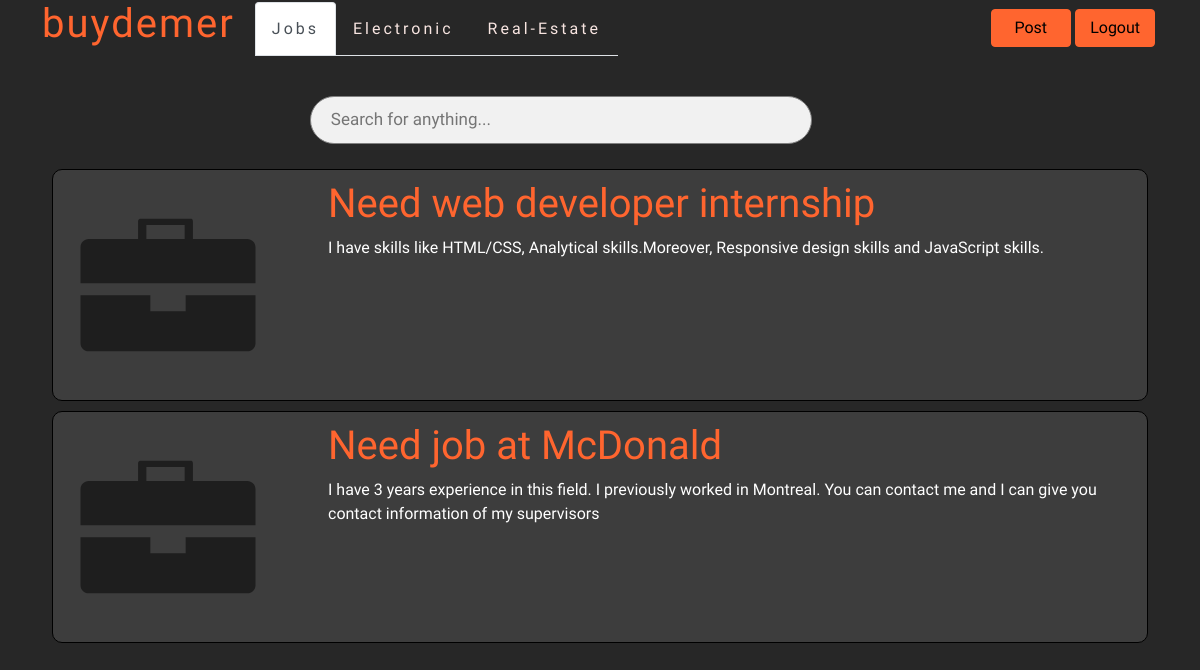
Screenshot of /HTML/joblink.php with the database file from the repository.
### tables this page shows
CREATE TABLE `Jobs` (
  `JobID` int NOT NULL AUTO_INCREMENT,
  `jobname` varchar(255) DEFAULT NULL,
  `city` varchar(255) DEFAULT NULL,
  `state` varchar(255) DEFAULT NULL,
  `country` varchar(255) DEFAULT NULL,
  `salary` varchar(255) DEFAULT NULL,
  `descriptionjob` varchar(5000) DEFAULT NULL,
  `experience` varchar(255) DEFAULT NULL,
  `startingdate` varchar(255) DEFAULT NULL,
  `currentstatus` varchar(255) DEFAULT NULL,
  PRIMARY KEY (`JobID`)
);

### HTML/joblink.php (the view, shortened to what this page needs)
<?php
include 'connection.php';
?>
<html lang="en">
<head>
    <link rel="stylesheet" href="../CSS/main.css">
        <link      href="https://cdn.jsdelivr.net/npm/bootstrap@5.0.1/dist/css/bootstrap.min.css" rel="stylesheet">
</head>
<body style="background-color: #272727">
    <div class="container">
        <div class="navigation-bar">
            <div class="bar-left">
                <div class="title_div">
                    <a href = "../HTML/main.php" style='text-decoration:none; color:black;'><h1>buydemer</h1></a>
                </div>
                <div class="options_div">
                    <ul class="nav nav-tabs">
                        <li class="nav-item">
                            <a class="nav-link active" href="../HTML/joblink.php">Jobs</a>
                        </li>
                        <li class="nav-item">
                            <a class="nav-link" href="../HTML/electroniclink.php">Electronic</a>
                        </li>
                        <li class="nav-item">
                            <a class="nav-link" href="../HTML/realestatelink.php">Real-Estate</a>
                        </li>
                    </ul>
                </div>
            </div>
            <div class="bar-right">
            <button type="button" class="btn btn-info"><a href="../HTML/post.html"  style="text-decoration:none; color:black;">Post</a></button>
                <button type="button" class="btn btn-info"><a href="../HTML/login.html"  style="text-decoration:none; color:black;">Logout</a></button>            </div>
        </div>
        <div class="searchbar_div">
            <form action = "searchjob.php" method="post">
                <input type="text" placeholder="Search for anything..." name = "search" id = "search" oninput="searchButtonMagic()">
            </form>
        </div>
        <div class="prac" id = "check">
            <?php
                $sql = "SELECT * FROM Jobs";
                $result = mysqli_query($conn,$sql);
                if (mysqli_num_rows($result) > 0){
                    while($row = mysqli_fetch_assoc($result)){
                        $jobname = $row['jobname'];
                        $descriptionjob= $row['descriptionjob'];
                        echo "<a href = 'product.php?jobid=". $row["JobID"]."' style='text-decoration:none; color:black;'><div class='products_div'>
                        <div class='img_div'>
                            <img src='../IMAGES/briefcase.svg' alt='...''>
                        </div>
                        <div class='information_div'>
                            <div class='product_title_div'>
                                <h1>$jobname</h1>
                            </div>
                            <div class='product_des_div'>
                                <span>$descriptionjob</span>
                            </div>
                        </div>
                    </div> </a>";
                    }
                }
                else
                {
                    echo "There is no data";
                }
            ?>
        </div>
    </div>
</body>
</html>

### CSS/main.css (style rules this page uses)
* { font-family: "Girassol", cursive !important; }
.container { margin: 0 auto; min-width: 990px; }
.navigation-bar { display: flex; justify-content: space-between; font-family: "Girassol", cursive; min-width: 990px; }
.bar-left { display: flex; justify-content: flex-start; }
.bar-right { width: 15%; }
.options_div { margin-top: 2px; }
.title_div h1 { margin-right: 20px; color: #ff652f; letter-spacing: 2px; }
.options_div ul { list-style-type: none; margin: 0; padding: 0; overflow: hidden; }
.options_div li { float: left; }
.options_div li a { display: block; color: #f8e5e1; text-align: center; padding: 14px 16px; text-decoration: none; letter-spacing: 3px; }
.bar-right button { padding: 6px; margin-top: 9px; background-color: #ff652f; border-color: #ff652f; width: 48%; }
.searchbar_div form { margin: auto; max-width: 100%; }
.searchbar_div input { padding: 10px; font-size: 17px; border: 1px solid grey; width: 45%; background: #f1f1f1; margin-left: 24%; margin-top: 40px; margin-right: 7px; border-radius: 25px; margin-bottom: 15px; padding-left: 20px; }
.product_title_div { color: #ff652f; }
.product_des_div { color: white; }
.products_div { border: 1px solid black; display: flex; margin: 10px; min-width: 990px; background-color: #272727; border-radius: 10px; background-color: #3d3d3d; transition: all 0.6s linear; }
.img_div { margin-right: 35px; }
.img_div img { height: 200px; width: 200px; border-radius: 10px; margin: 15px; opacity: 0.5; }
.information_div { margin: 10px; min-width: 745px; word-wrap: break-word; }

### rows the page displays
jobs: jobname "Need web developer internship", descriptionjob "I have skills like HTML/CSS, Analytical skills.Moreover, Responsive design skills and JavaScript skills."
jobs: jobname "Need job at McDonald", descriptionjob "I have 3 years experience in this field. I previously worked in Montreal. You can contact me and I can give you contact information of my supervisors"
